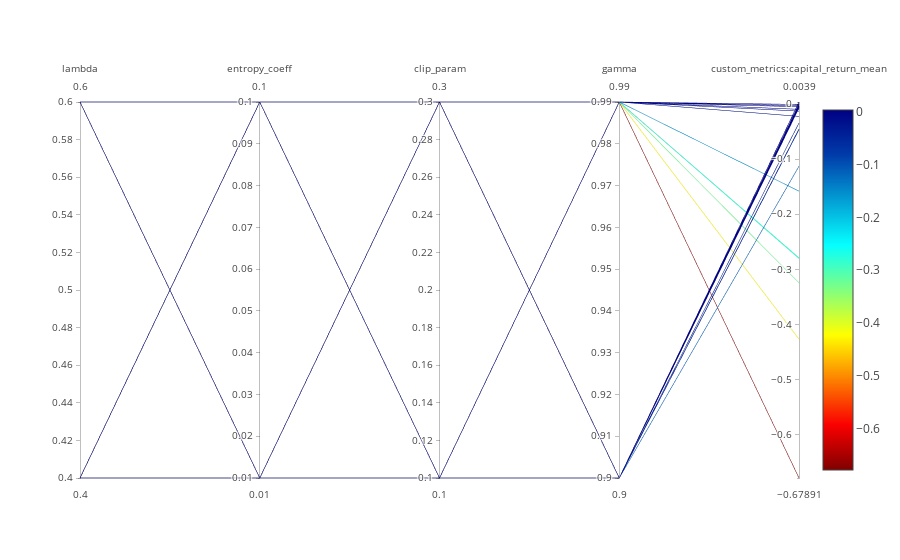

The cell this chart's notebook holds for it:
### Code cell
data = [
    go.Parcoords(
        line = dict(color = visualization_df['custom_metrics:capital_return_mean'], 
                    showscale=True,
                   colorscale = 'Jet', reversescale = True),
        dimensions = [generate_plotly_dim_dict(visualization_df, field) 
                      for field in visualization_df ])
]

plotly.offline.iplot(data)

### Figure 1 — Plotly figure (JSON) as saved in the notebook; plotly's stock layout.template omitted (floating-point values rounded to 4 significant figures)
{"data": [{"dimensions": [{"label": "lambda", "values": [0.6, 0.6, 0.6, 0.4, 0.6, 0.4, 0.4, 0.6, 0.6, 0.6, 0.6, 0.6, 0.4, 0.4, 0.6, 0.6, 0.6, 0.6, 0.6, 0.4, 0.6, 0.4, 0.4]}, {"label": "entropy_coeff", "values": [0.1, 0.01, 0.1, 0.1, 0.01, 0.01, 0.1, 0.1, 0.01, 0.01, 0.01, 0.1, 0.01, 0.1, 0.1, 0.01, 0.1, 0.1, 0.1, 0.1, 0.01, 0.01, 0.01]}, {"label": "clip_param", "values": [0.1, 0.1, 0.3, 0.3, 0.3, 0.3, 0.3, 0.1, 0.3, 0.1, 0.3, 0.1, 0.1, 0.1, 0.3, 0.1, 0.3, 0.1, 0.3, 0.1, 0.3, 0.3, 0.1]}, {"label": "gamma", "values": [0.9, 0.99, 0.99, 0.9, 0.99, 0.99, 0.99, 0.9, 0.9, 0.9, 0.99, 0.99, 0.9, 0.99, 0.9, 0.99, 0.99, 0.99, 0.9, 0.9, 0.9, 0.9, 0.99]}, {"label": "custom_metrics:capital_return_mean", "values": [-0.04499, -0.002652, -0.2791, -0.001052, -0.3245, -0.0005148, -0.158, -0.04605, 0.0039, 0.003633, -0.2802, -0.009353, -0.003286, -0.6789, -0.004892, -0.4268, -0.02218, -0.004647, -0.006632, -0.03402, -0.1127, 0, -0.01268]}], "line": {"color": [-0.04499, -0.002652, -0.2791, -0.001052, -0.3245, -0.0005148, -0.158, -0.04605, 0.0039, 0.003633, -0.2802, -0.009353, -0.003286, -0.6789, -0.004892, -0.4268, -0.02218, -0.004647, -0.006632, -0.03402, -0.1127, 0, -0.01268], "colorscale": "Jet", "reversescale": true, "showscale": true}, "type": "parcoords", "uid": "bbc7c571-eb2a-4ff5-88f6-c3b208525ebc"}], "layout": {}}
